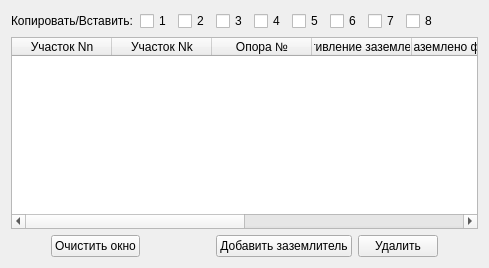
       <widget class="QWidget" name="Zy_list">
        <attribute name="title">
         <string>Заземление в точках</string>
        </attribute>
        <layout class="QGridLayout" name="gridLayout_3">
         <item row="1" column="0">
          <widget class="QTableWidget" name="table_Zy">
           <column>
            <property name="text">
             <string>Участок Nn</string>
            </property>
           </column>
           <column>
            <property name="text">
             <string>Участок Nk</string>
            </property>
           </column>
           <column>
            <property name="text">
             <string>Опора №</string>
            </property>
           </column>
           <column>
            <property name="text">
             <string>Сопротивление заземленя, Ом</string>
            </property>
           </column>
           <column>
            <property name="text">
             <string>Заземлено фаз, Nф</string>
            </property>
           </column>
           <column>
            <property name="text">
             <string>Фаза №1</string>
            </property>
           </column>
           <column>
            <property name="text">
             <string>Фаза №2</string>
            </property>
           </column>
           <column>
            <property name="text">
             <string>Тип заземления</string>
            </property>
           </column>
          </widget>
         </item>
         <item row="2" column="0">
          <layout class="QHBoxLayout" name="horizontalLayout_3" stretch="0,0,1,0,0,0">
           <item>
            <spacer name="horizontalSpacer_26">
             <property name="orientation">
              <enum>Qt::Horizontal</enum>
             </property>
             <property name="sizeHint" stdset="0">
              <size>
               <width>40</width>
               <height>20</height>
              </size>
             </property>
            </spacer>
           </item>
           <item>
            <widget class="QPushButton" name="btn_3_clear">
             <property name="text">
              <string>Очистить окно</string>
             </property>
            </widget>
           </item>
           <item>
            <spacer name="horizontalSpacer_5">
             <property name="orientation">
              <enum>Qt::Horizontal</enum>
             </property>
             <property name="sizeHint" stdset="0">
              <size>
               <width>40</width>
               <height>20</height>
              </size>
             </property>
            </spacer>
           </item>
           <item>
            <widget class="QPushButton" name="btn_3_new">
             <property name="text">
              <string>Добавить заземлитель</string>
             </property>
            </widget>
           </item>
           <item>
            <widget class="QPushButton" name="btn_3_del">
             <property name="text">
              <string>Удалить</string>
             </property>
            </widget>
           </item>
           <item>
            <spacer name="horizontalSpacer_6">
             <property name="orientation">
              <enum>Qt::Horizontal</enum>
             </property>
             <property name="sizeHint" stdset="0">
              <size>
               <width>40</width>
               <height>20</height>
              </size>
             </property>
            </spacer>
           </item>
          </layout>
         </item>
         <item row="0" column="0">
          <layout class="QHBoxLayout" name="horizontalLayout_35">
           <item>
            <widget class="QLabel" name="label_27">
             <property name="text">
              <string>Копировать/Вставить:</string>
             </property>
            </widget>
           </item>
           <item>
            <widget class="QCheckBox" name="ch_3_1">
             <property name="text">
              <string>1</string>
             </property>
            </widget>
           </item>
           <item>
            <widget class="QCheckBox" name="ch_3_2">
             <property name="text">
              <string>2</string>
             </property>
            </widget>
           </item>
           <item>
            <widget class="QCheckBox" name="ch_3_3">
             <property name="text">
              <string>3</string>
             </property>
            </widget>
           </item>
           <item>
            <widget class="QCheckBox" name="ch_3_4">
             <property name="text">
              <string>4</string>
             </property>
            </widget>
           </item>
           <item>
            <widget class="QCheckBox" name="ch_3_5">
             <property name="text">
              <string>5</string>
             </property>
            </widget>
           </item>
           <item>
            <widget class="QCheckBox" name="ch_3_6">
             <property name="text">
              <string>6</string>
             </property>
            </widget>
           </item>
           <item>
            <widget class="QCheckBox" name="ch_3_7">
             <property name="text">
              <string>7</string>
             </property>
            </widget>
           </item>
           <item>
            <widget class="QCheckBox" name="ch_3_8">
             <property name="text">
              <string>8</string>
             </property>
            </widget>
           </item>
           <item>
            <spacer name="horizontalSpacer_51">
             <property name="orientation">
              <enum>Qt::Horizontal</enum>
             </property>
             <property name="sizeHint" stdset="0">
              <size>
               <width>40</width>
               <height>20</height>
              </size>
             </property>
            </spacer>
           </item>
          </layout>
         </item>
        </layout>
       </widget>
